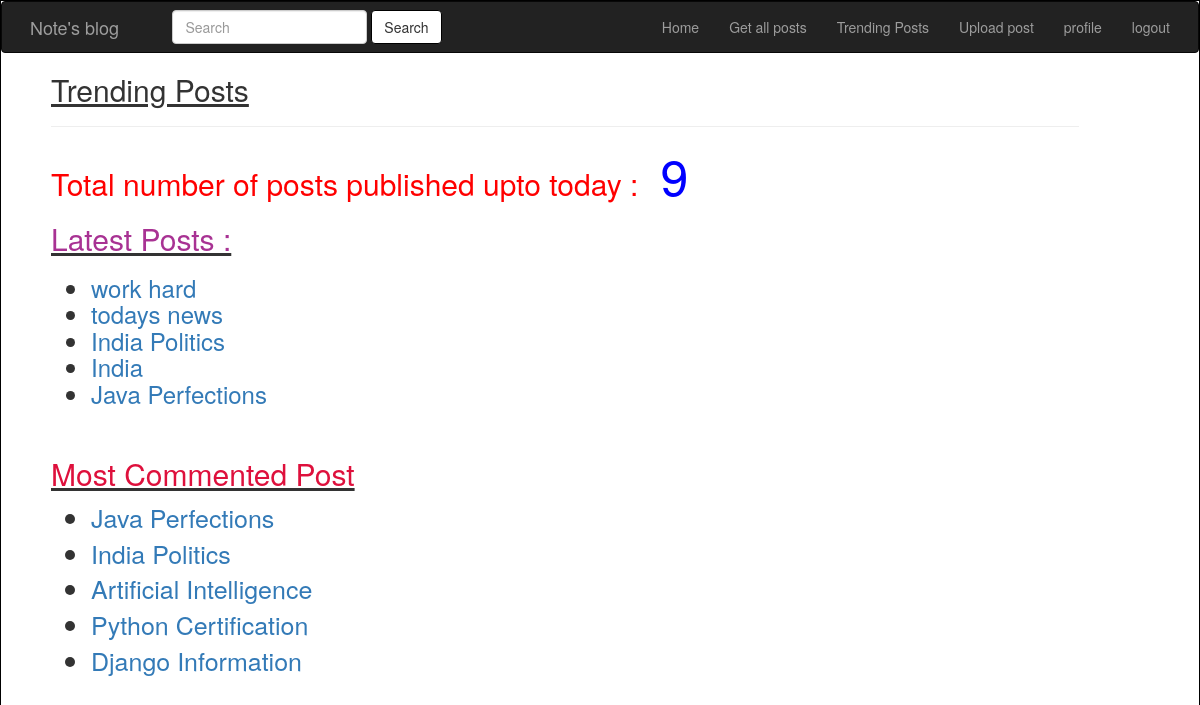
The app's page /side/ (signed in) with its own data.
### testapp/models.py (models this page shows, shortened)
class Post(models.Model):
	STATUS_CHOICES=(('draft','Draft'),('published','Published'))
	title=models.CharField(max_length=256)
	slug=models.SlugField(max_length=264,unique_for_date='publish')
	author=models.ForeignKey(User,related_name='blog_posts',on_delete=models.CASCADE)
	body=models.TextField()
	publish=models.DateTimeField(default=timezone.now)
	created=models.DateTimeField(auto_now_add=True)
	updated=models.DateTimeField(auto_now=True)
	status=models.CharField(max_length=10,choices=STATUS_CHOICES,default='draft')
	objects=CustomManager()
	tags=TaggableManager()
	class Meta:
		ordering=('-publish',)
	def get_absolute_url(self):
		return reverse('post_detail',args=[self.publish.year,self.publish.strftime('%m'),self.publish.strftime('%d'),self.slug])

### testapp/views.py (the view)
# urls.py: url(r'^side/$', views.side_view),
@login_required
def side_view(request):
	return render(request,'testapp/sideblog.html')

### testapp/models.py (called while the page is built)
	def get_queryset(self):
		return super().get_queryset().filter(status='published')

### testapp/templatetags/blog_tags.py (called while the page is built)
@register.simple_tag
def total_posts():
	return Post.objects.count()

@register.inclusion_tag('testapp/latest123.html')
def show_latest_post():
	latest_post=Post.objects.order_by('-publish')[:5]
	return {'latest_post':latest_post}

@register.simple_tag
def get_most_commented_posts(count=5):
	return Post.objects.annotate(total_comments=Count('comments')).order_by('-total_comments')[:count]

### templates/testapp/sideblog.html
<!DOCTYPE html>
{% extends 'testapp/base.html'%}
{%load blog_tags%}
 {%block body_block%}
 {%block sidebar%}
	  <u><h2>Trending Posts<h2></u><hr >
		<p style="color:red;">Total number of posts published upto today : <span style="color:blue;font-size:50px;">&nbsp;{%total_posts%}</span></p>
		<u><h2 style="color:#a83293">Latest Posts : </h2></u><h3>{%show_latest_post%}</h3><br>
		<u><h2 style="color:#de103c;">Most Commented Post</h2></u>
		{%get_most_commented_posts as most_commented_posts%}
		<ul>
		{%for post in most_commented_posts%}
		<li style="font-size:25px;"><a href="{{post.get_absolute_url}}">{{post.title}}</a></li>
		{%endfor%}
		</ul>
	  	 {%endblock%}
 {%endblock%}

### templates/testapp/latest123.html (shortened to what this page needs)
<ul>
{%for post in latest_post%}
<li><a href="{{post.get_absolute_url}}">{{post.title}}</li></a>
{%endfor%}
</ul>

### static/css/fz.css (style rules this page uses)
body { border-top:1px solid black; border-right:1px solid black; border-left:1px solid black; }

### records on screen
Post: title "work hard"
Post: title "todays news"
Post: title "India Politics"
Post: title "India"
Post: title "Java Perfections"
Post: title "Artificial Intelligence"
Post: title "Python Certification"
Post: title "Django Information"
